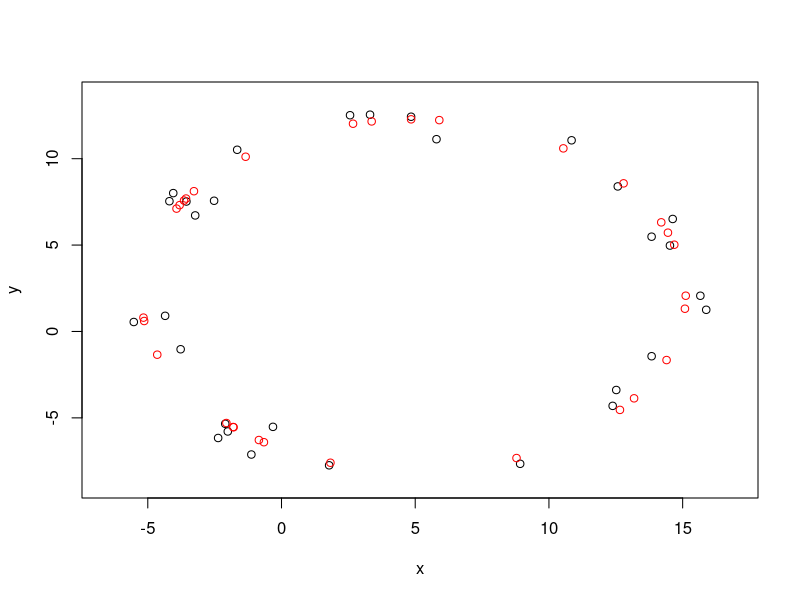
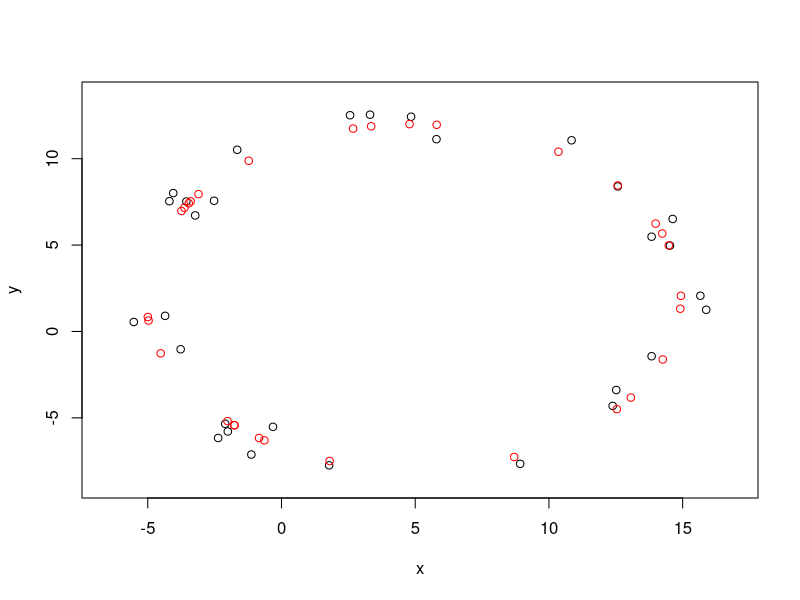

R code for these plots, in order:


### Regression on a Circle

# Note: currently only 2D;
lm.circle = function(x, y) {
	xm = mean(x); ym = mean(y);
	dx = x - xm; dy = y - ym;
	#
	divx = 2*(sum(x*dx)* sum(dy*y) - sum(x*dy) * sum(dx*y));
	x0 = (sum(x^2*dx + dx*y^2) * sum(dy*y) - sum(x^2*dy + dy*y^2) * sum(dx*y)) / divx;
	#
	divy = 2*(sum(dx*y)* sum(dy*x) - sum(dy*y) * sum(dx*x));
	y0 = (sum(x^2*dx + dx*y^2) * sum(dy*x) - sum(x^2*dy + dy*y^2) * sum(dx*x)) / divy;
	# Radius:
	r = sum((x-x0)^2, (y-y0)^2);
	r = sqrt(r/n);
	#
	fit = list(C = c(x0, y0), R = r);
	return(fit);
}


### Examples:

### Ex 1:
n = 30;
r = 10;
x0 = 5; y0 = 2;
# Random data:
phi = (2*pi)*runif(n);
dri =  runif(n, -1,1) / 10 * r;
x = x0 + (r+dri) * sin(phi);
y = y0 + (r+dri) * cos(phi);

# Fit
fit = lm.circle(x, y);
Cxy = fit$C;
phi.fit = atan2(x - Cxy[1], y - Cxy[2]);

# Plot:
plot(x, y, xlim = range(x) + c(-1,1), ylim=range(y) + c(-1,1) )
points(fit$R * sin(phi.fit) + Cxy[1], fit$R * cos(phi.fit) + Cxy[2], col = "red")


### Derivation:

### Circular Regression

#
xm = mean(x); ym = mean(y);
dx = x - xm; dy = y - ym;

# Eq 1:
sum((x-x0)^2 + (y-y0)^2 - r^2) # = 0
r^2 - sum((x-x0)^2 + (y-y0)^2) / n # = 0

# Eq 2 & 3:
sum(((x-x0)^2 + (y-y0)^2 - r^2) * (x-x0)) # = 0
sum(((x-x0)^2 + (y-y0)^2 - r^2) * (y-y0)) # = 0

# Substituting Eq 1 in Eqs 2&3:
sum(((x-x0)^2 + (y-y0)^2 - r^2) * x) # = 0
sum(((x-x0)^2 + (y-y0)^2 - r^2) * y) # = 0
# =>
sum((x-x0)^2*x + (y-y0)^2*x - xm*(x-x0)^2 - xm*(y-y0)^2) # = 0
sum((x-x0)^2*y + (y-y0)^2*y - ym*(x-x0)^2 - ym*(y-y0)^2) # = 0

# =>
sum(x^2*(x-xm) - 2*x*(x-xm)*x0 + (x-xm)*x0^2 + (x-xm)*y^2 - 2*(x-xm)*y*y0 + (x-xm)*y0^2) # = 0
sum(x^2*(y-ym) - 2*x*(y-ym)*x0 + (y-ym)*x0^2 + (y-ym)*y^2 - 2*(y-ym)*y*y0 + (y-ym)*y0^2) # = 0

# =>
sum(x^2*dx + dx*y^2 - 2*x*dx*x0 - 2*dx*y*y0) # = 0
sum(x^2*dy + dy*y^2 - 2*x*dy*x0 - 2*dy*y*y0) # = 0
# =>
sum(x^2*dx + dx*y^2 - 2*x*dx*x0) * sum(dy*y) - sum(x^2*dy + dy*y^2 - 2*x*dy*x0) * sum(dx*y) # = 0
#
divx = 2*(sum(x*dx)* sum(dy*y) - sum(x*dy) * sum(dx*y));
(sum(x^2*dx + dx*y^2) * sum(dy*y) - sum(x^2*dy + dy*y^2) * sum(dx*y)) / divx;
x0;
#
divy = 2*(sum(dx*y)* sum(dy*x) - sum(dy*y) * sum(dx*x));
(sum(x^2*dx + dx*y^2) * sum(dy*x) - sum(x^2*dy + dy*y^2) * sum(dx*x)) / divy;
y0;

# TODO: Solve remaining system;


xx = (sum(x^2*dx + dx*y^2) * sum(dy*y) - sum(x^2*dy + dy*y^2) * sum(dx*y)) / divx;
yy = (sum(x^2*dx + dx*y^2) * sum(dy*x) - sum(x^2*dy + dy*y^2) * sum(dx*x)) / divy;
plot(x, y, xlim = range(x) + c(-1,1), ylim=range(y) + c(-1,1) )
points(r*sin(phi) + xx, r*cos(phi) +y0, col = "red")
